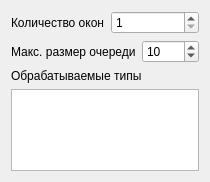
<?xml version="1.0" encoding="UTF-8"?>
<ui version="4.0">
 <class>Windows</class>
 <widget class="QWidget" name="Windows">
  <property name="geometry">
   <rect>
    <x>0</x>
    <y>0</y>
    <width>210</width>
    <height>182</height>
   </rect>
  </property>
  <property name="windowTitle">
   <string>Form</string>
  </property>
  <layout class="QVBoxLayout" name="verticalLayout">
   <item>
    <layout class="QHBoxLayout" name="horizontalLayout_2">
     <item>
      <widget class="QLabel" name="label_7">
       <property name="text">
        <string>Количество окон</string>
       </property>
      </widget>
     </item>
     <item>
      <widget class="QSpinBox" name="winNumSB">
       <property name="minimum">
        <number>1</number>
       </property>
       <property name="value">
        <number>1</number>
       </property>
      </widget>
     </item>
    </layout>
   </item>
   <item>
    <layout class="QHBoxLayout" name="horizontalLayout_3">
     <item>
      <widget class="QLabel" name="label_8">
       <property name="text">
        <string>Макс. размер очереди</string>
       </property>
      </widget>
     </item>
     <item>
      <widget class="QSpinBox" name="maxQSB">
       <property name="minimum">
        <number>1</number>
       </property>
       <property name="value">
        <number>10</number>
       </property>
      </widget>
     </item>
    </layout>
   </item>
   <item>
    <widget class="QLabel" name="label">
     <property name="text">
      <string>Обрабатываемые типы</string>
     </property>
    </widget>
   </item>
   <item>
    <widget class="QListWidget" name="typesLW"/>
   </item>
  </layout>
 </widget>
 <resources/>
 <connections/>
</ui>
